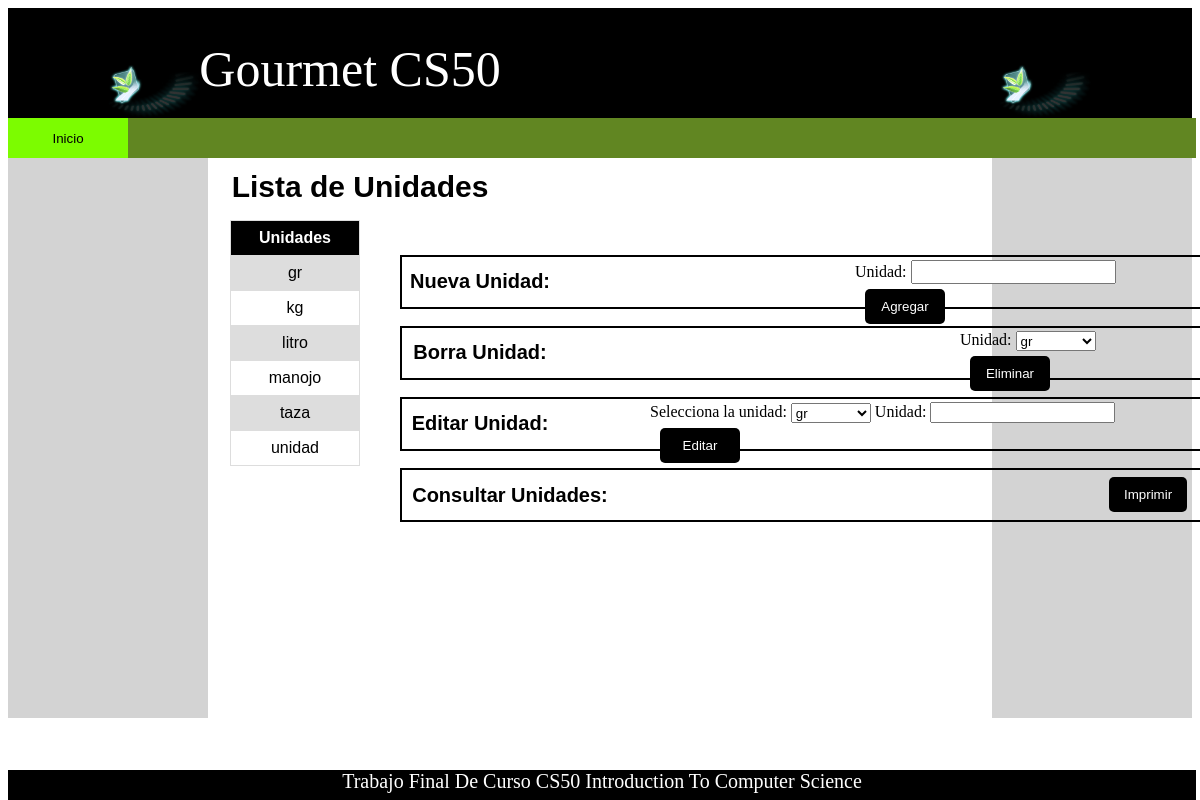
/unidades, run on the app's committed database.
### tables this page shows
CREATE TABLE "Unidades" (
	"CodUni"	INTEGER UNIQUE,
	"Unidades"	TEXT UNIQUE,
	PRIMARY KEY("CodUni")
);

### GourmetCS50/app.py (the view)
@app.route('/unidades')
def mostrar_unidades():
    conn = sqlite3.connect('GourmetCS50.db')
    cursor = conn.cursor()
    cursor.execute('SELECT * FROM Unidades ORDER BY Unidades')
    unidades = cursor.fetchall()
    conn.close()
    return render_template('Unidades.html', unidades=unidades)

### templates/Unidades.html (shortened to what this page needs)
<!DOCTYPE html>
<html lang="es" class="htmlstd html5">
<head>
    <link rel="stylesheet" type="text/css" href="{{ url_for('static', filename='Indexcss.css') }}">
</head>
<body>
    <div class="ImagenTitulo1-cont">
        <img src="{{ url_for('static', filename='HYBRID_LOGO.PNG') }}">
    </div>
    <div class="ImagenTitulo2-cont">
        <img src="{{ url_for('static', filename='HYBRID_LOGO.PNG') }}">
    </div>
    <div class="rectangulo"></div>
    <header id="cabeceraIndex">
        <p id="titulo">Gourmet CS50</p>
    </header>
    <div class="menu">
        <button class="buttonmenu" onclick="location.href='index'">Inicio</button>
    </div>
    <p id="titulo-listasUnidades">Lista de Unidades</p>
    <p id="titulo-Nueva">Nueva Unidad:</p>
    <p id="titulo-Borrar">Borra Unidad:</p>
    <p id="titulo-Editar">Editar Unidad:</p>
    <p id="titulo-Imprimir">Consultar Unidades:</p>
    <nav></nav>
    <section>
        <article>
            <div id="tabla-container">
                <table>
                    <tr>
                        <th>Unidades</th>
                    </tr>
                    {% for unidad in unidades %}
                        <tr>
                            <td>{{ unidad[1] }}</td>
                        </tr>
                    {% endfor %}
                </table>
            </div>
            <div class="rectangulo1"></div>
            <div class="rectangulo2"></div>
            <div class="rectangulo3"></div>
            <div class="rectangulo4"></div>
            <button class="buttonabm" onclick="location.href='reporte_unidades'">Imprimir</button>
        </article>
        <article>
            <form method="post" action="{{ url_for('validar_unidad') }}" class="formUnidades">
                <div>
                    <label for="unidadInput">Unidad:</label>
                    <input type="text" id="unidadInput" name="unidad" required>
                    <button type="submit" class="buttonabmunidades">Agregar</button>
                </div>
            </form>
            <form method="post" action="{{ url_for('eliminar_unidad') }}" class="formEliminarUnidad">
                <div>
                    <label for="unidadInput">Unidad:</label>
                    <select id="unidadEliminarInput" name="unidad_id" required>
                        {% for unidad in unidades %}
                            <option value="{{ unidad[0] }}">{{ unidad[1] }}</option>
                        {% endfor %}
                    </select>
                    <button type="submit" class="buttonabmunidades">Eliminar</button>
                </div>
            </form>
            <form id="formEditarUnidad" method="post" action="{{ url_for('validar_edicion') }}" class="formEditarUnidad">
                <div>
                    <label for="unidadComboBox">Selecciona la unidad:</label>
                    <select id="unidadComboBox" name="unidad_id" required onchange="actualizarTextBox()">
                        {% for unidad in unidades %}
                            <option value="{{ unidad[0] }}">{{ unidad[1] }}</option>
                        {% endfor %}
                    </select>
                    <label for="unidadEdit">Unidad:</label>
                    <input type="text" id="unidadEdit" name="unidadNueva" required>
                    <button type="submit" class="buttonabmunidades">Editar</button>
                </div>
            </form>
        </article>
    </section>
<footer id="text-footer">
    Trabajo Final De Curso CS50 Introduction To Computer Science
</footer>
</body>
</html>

### static/Indexcss.css (style rules this page uses)
#cabeceraIndex { background-color:black; height:110px; }
#titulo { margin-top: 40px; position: absolute; top: 0px; left: 100px; width: 500px; height: 50px; text-align: center; color: white; font-size: 50px; }
.rectangulo { margin-top: 118px; position: absolute; top: 0px; width:99%; height: 40px; background-color:rgb(97, 134, 34); }
#titulo-listasUnidades { margin-top: 170px; position: absolute; top: 0px; left: 110px; width: 500px; height: 50px; text-align: center; color: black; font-family: Arial, Arial, Helvetica, sans-serif; font-size: 30px; font-weight: bold; }
#titulo-Nueva { margin-top: 170px; position: absolute; top: 100px; left: 230px; width: 500px; height: 50px; text-align: center; color: black; font-family: Arial, Arial, Helvetica, sans-serif; font-size: 20px; font-weight: bold; }
#titulo-Borrar { margin-top: 170px; position: absolute; top: 171px; left: 230px; width: 500px; height: 50px; text-align: center; color: black; font-family: Arial, Arial, Helvetica, sans-serif; font-size: 20px; font-weight: bold; }
#titulo-Editar { margin-top: 170px; position: absolute; top: 242px; left: 230px; width: 500px; height: 50px; text-align: center; color: black; font-family: Arial, Arial, Helvetica, sans-serif; font-size: 20px; font-weight: bold; }
#titulo-Imprimir { margin-top: 170px; position: absolute; top: 314px; left: 260px; width: 500px; height: 50px; text-align: center; color: black; font-family: Arial, Arial, Helvetica, sans-serif; font-size: 20px; font-weight: bold; }
.ImagenTitulo1-cont { margin-top: 0px; margin-left: 0px; position:absolute; top: 0px; left: 0px; transform: scale(0.3); }
.ImagenTitulo2-cont { margin-top: 0px; position:absolute; top:0px; right:0px; transform: scale(0.3); }
footer { background-color:black; height:30px; clear: both; text-align: center; position: fixed; bottom: 0; width: 99% }
#text-footer { font-size: 20px; color: white; }
nav { background-color:lightgrey; float: left; height:600px; width: 200px; }
section { height:0px; margin: 210px; }
.menu { position:absolute; top: 118px; left: 8px; display:flex; justify-content:left; width: 120px; }
.buttonmenu { padding: 10px 30px; height: 40px; width: 120px; background-color:lawngreen; color: black; border: none; border-radius: 0px; cursor: pointer; }
.buttonabm { background-color: black; color: white; border: none; padding: 10px 15px; margin: 25px; border-radius: 5px; cursor: pointer; outline: none; margin-bottom: 10px; position: absolute; top:452px; left:1084px; }
#unidadInput { padding: 10px; font-size: 14px; height:0px; position: sticky; }
.buttonabmunidades { background-color: black; color: white; border: none; padding: 10px 15px; margin: 5px; border-radius: 5px; cursor: pointer; outline: none; }
.formUnidades { display: flex; align-items: center; }
.formUnidades div { margin-right: 10px; position: absolute; top:260px; left:855px; }
.buttonabmunidades { margin-left: 10px; width: 80px; }
.formEliminarUnidad div { margin-right: 10px; position: absolute; top: 331px; left: 960px; height: 20px; }
.formEliminarUnidad select { vertical-align: middle; height: 100%; padding: 0px; height: 20px; width: 80px; }
.formEditarUnidad div { margin-right: 10px; position: absolute; top:402px; left:650px; height: 20px; }
.formEditarUnidad select { width: 80px; }
.rectangulo1 { width: 700px; height: 50px; border: 2px solid black; background-color: transparent; position: absolute; top:255px; left:500px; }
.rectangulo2 { width: 700px; height: 50px; border: 2px solid black; background-color: transparent; position: absolute; top: 326px;px; left:500px; }
.rectangulo3 { width: 700px; height: 50px; border: 2px solid black; background-color: transparent; position: absolute; top:397px; left:500px; }
.rectangulo4 { width: 700px; height: 50px; border: 2px solid black; background-color: transparent; position: absolute; top:468px; left:500px; }
#unidadComboBox { vertical-align: middle; height: 100%; padding: 0px; height: 20px; width: 80px; }

### data on the page
Unidades: Unidades "gr"
Unidades: Unidades "kg"
Unidades: Unidades "litro"
Unidades: Unidades "manojo"
Unidades: Unidades "taza"
Unidades: Unidades "unidad"

### other printed values
form field unidad_id "gr"
